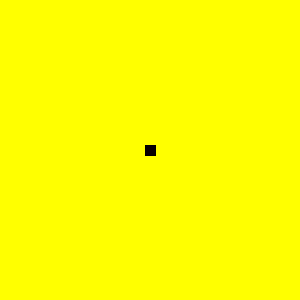
Frame 1 (no input)
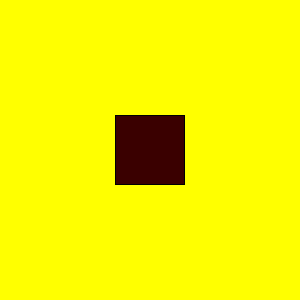
Frame 60 (the mouse pressed at the canvas centre just before this capture)
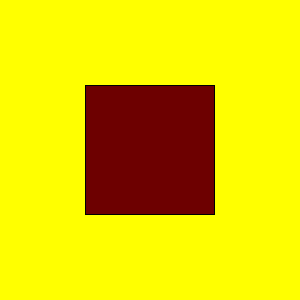
Frame 120 (the mouse held since frame 60 and released just before this capture)

The Processing sketch that drew these frames (run headless with seeded random() and noise(); from frame 60 on, the mouse is pressed at the canvas centre):

// Processing sketch: processing_72108
// ── processing_72108.pde

/* in this example, a shape grows overtime
and changes colour overtime. 

Developed by: Laura Maye, University of Limerick
*/

//declaring variables
int x, y;
float r;
float shapeSize = 10;

void setup()
{
  rectMode(CENTER);
  size(300, 300);
  background(255, 255, 0);
  // setting the x and y co-ordinates to the centre of the screen
  x = width/2;
  y = height/2;
}

void draw()
{
  //scaling the red value from between 0 and 300 to 0 and 255
  //the higher the shapeSize variable, the more red the shape will be!
  r = shapeSize / width * 255;
  fill(r, 0, 0);
  rect(x, y, shapeSize, shapeSize);
  //adding 1 to the shape's size each time draw executes
  shapeSize = shapeSize + 1;
  println("Red value: " + r);
}
